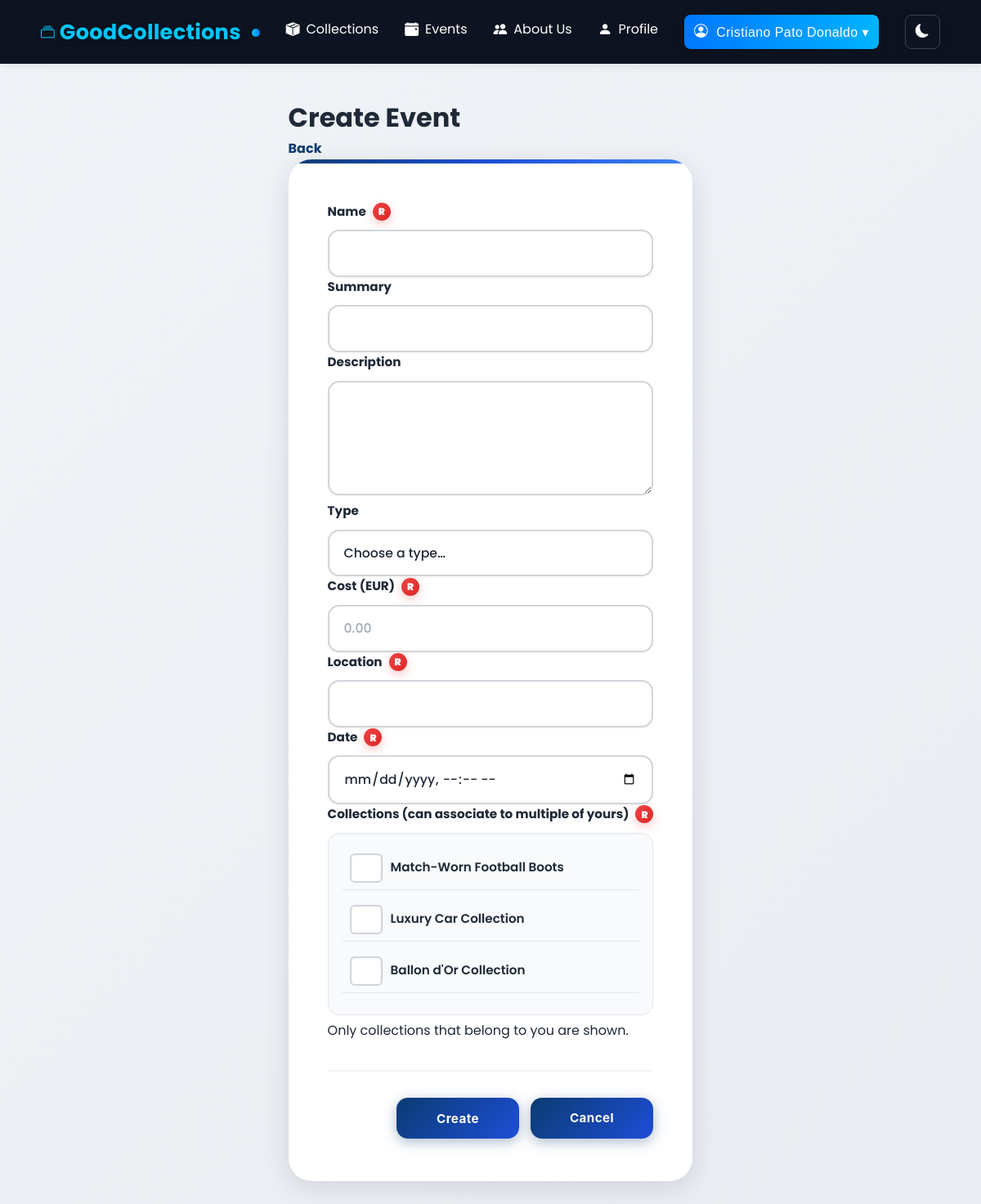
Screenshot of /SIE/PHP/pages/events_form.php (signed in) with the database file from the repository.
### tables this page shows
CREATE TABLE `collections` (
  `collection_id` varchar(100) NOT NULL,
  `name` varchar(255) NOT NULL,
  `type` varchar(100) DEFAULT NULL,
  `cover_image` varchar(255) DEFAULT NULL,
  `summary` text DEFAULT NULL,
  `description` text DEFAULT NULL,
  `created_at` datetime DEFAULT NULL,
  `user_id` varchar(100) DEFAULT NULL
);

### SIE/PHP/includes/data_loader.php (called while the page is built, shortened)
<?php
function table_exists($mysqli, $tableName)
{
  $t = $mysqli->real_escape_string($tableName);
  $res = $mysqli->query("SHOW TABLES LIKE '{$t}'");
  return $res && $res->num_rows > 0;
}
function fetch_all($mysqli, $sql, $types = null, $params = [])
{
  $stmt = $mysqli->prepare($sql);
  $stmt->execute();
  $res = $stmt->get_result();
  $rows = $res->fetch_all(MYSQLI_ASSOC);
  return $rows;
}
function column_exists($mysqli, $table, $column)
{
  $t = $mysqli->real_escape_string($table);
  $c = $mysqli->real_escape_string($column);
  $res = $mysqli->query("SHOW COLUMNS FROM `{$t}` LIKE '{$c}'");
  return $res && $res->num_rows > 0;
}
function resolve_image_path($rawPath, $folder, $default = '')
{
  $trim = trim((string)$rawPath);
  if (preg_match('#^https?://#i', $trim)) return $trim;
  $fileName = basename($trim);
  $root = dirname(__DIR__, 2);
  $uploadsRel = 'uploads/' . $folder . '/' . $fileName;
  $uploadsAbs = $root . '/' . $uploadsRel;
  if (is_file($uploadsAbs)) {
    return $uploadsRel;
  }
  $legacyRel = 'images/' . $fileName;
  $legacyAbs = $root . '/' . $legacyRel;
  if (is_file($legacyAbs)) {
    return $legacyRel;
  }
  $candidate = $root . '/' . ltrim($trim, './');
  return ltrim($trim, './');
}
function load_app_data($mysqli)
{
  $cols = fetch_all($mysqli, "SELECT collection_id,name,type,cover_image,summary,description,created_at,user_id FROM collections ORDER BY created_at DESC");
  $collections = array_map(function ($r) {
    $owner = $r['user_id'] ?? null;
    $cover = resolve_image_path($r['cover_image'] ?? '', 'collections');
    return [
      'id' => $r['collection_id'] ?? null,
      'name' => $r['name'] ?? null,
      'type' => $r['type'] ?? null,
      'coverImage' => $cover,
      'summary' => $r['summary'] ?? null,
      'description' => $r['description'] ?? null,
      'createdAt' => $r['created_at'] ?? null,
      'ownerId' => $owner,
      'owner-id' => $owner
    ];
  }, $cols);
  $usersRows = fetch_all($mysqli, "SELECT user_id,user_name,user_photo,date_of_birth,email,member_since FROM users");
  $users = array_map(function ($r) {
    $uid = $r['user_id'] ?? null;
    $uname = $r['user_name'] ?? null;
    $photo = resolve_image_path($r['user_photo'] ?? '', 'users');
    return [
      'id' => $uid,
      'user_id' => $uid,
      'user_name' => $uname,
      'user_photo' => $photo,
      'date_of_birth' => $r['date_of_birth'] ?? null,
      'email' => $r['email'] ?? null,
      'member_since' => $r['member_since'] ?? null,
      'owner-id' => $uid,
      'owner-name' => $uname,
      'owner-photo' => $photo,
      'date-of-birth' => $r['date_of_birth'] ?? null,
      'member-since' => $r['member_since'] ?? null
    ];
  }, $usersRows);
  $itemsRows = fetch_all($mysqli, "SELECT item_id,name,importance,weight,price,acquisition_date,created_at,updated_at,image FROM items");
  $items = array_map(function ($r) {
    $img = resolve_image_path($r['image'] ?? '', 'items');
    return [
      'id' => $r['item_id'] ?? null,
      'name' => $r['name'] ?? null,
      'importance' => $r['importance'] ?? null,
      'weight' => $r['weight'] ?? null,
      'price' => $r['price'] ?? null,
      'acquisitionDate' => $r['acquisition_date'] ?? null,
      'createdAt' => $r['created_at'] ?? null,
      'updatedAt' => $r['updated_at'] ?? null,
      'image' => $img,
    ];
  }, $itemsRows);
  $eventsSelectCost = column_exists($mysqli, 'events', 'cost');
  $eventsSelectHost = column_exists($mysqli, 'events', 'host_user_id');
  $eventFields = [
    'event_id',
    'name',
    'localization',
    'event_date',
    'type',
    'summary',
    'description',
    'created_at',
    'updated_at',
    'collection_id'
  ];
  if ($eventsSelectCost) $eventFields[] = 'cost';
  if ($eventsSelectHost) $eventFields[] = 'host_user_id';
  $eventsQuery = 'SELECT ' . implode(',', $eventFields) . ' FROM events';
  $eventsRows = fetch_all($mysqli, $eventsQuery);
  $events = array_map(function ($r) {
    $host = $r['host_user_id'] ?? null;
    return [
      'id' => $r['event_id'] ?? null,
      'name' => $r['name'] ?? null,
      'localization' => $r['localization'] ?? null,
      'date' => $r['event_date'] ?? null,
      'type' => $r['type'] ?? null,
      'summary' => $r['summary'] ?? null,
      'description' => $r['description'] ?? null,
      'cost' => $r['cost'] ?? null,
      'createdAt' => $r['created_at'] ?? null,
      'updatedAt' => $r['updated_at'] ?? null,
      'hostUserId' => $host,
      'collectionId' => $r['collection_id'] ?? null,
      'host_user_id' => $host
    ];
  }, $eventsRows);
  $ciRows = fetch_all($mysqli, "SELECT collection_id,item_id FROM collection_items");
  $collectionItems = array_map(function ($r) {
    return ['collectionId' => $r['collection_id'], 'itemId' => $r['item_id']];
  }, $ciRows);
  $ceRows = fetch_all($mysqli, "SELECT collection_id,event_id FROM collection_events");
  $collectionEvents = array_map(function ($r) {
    return ['collectionId' => $r['collection_id'], 'eventId' => $r['event_id']];
  }, $ceRows);
  $collectionsUsers = array_map(function ($c) {
    return ['collectionId' => $c['id'], 'ownerId' => $c['ownerId']];
  }, $collections);
  $erRows = table_exists($mysqli, 'event_ratings')
    ? fetch_all($mysqli, "SELECT event_id,user_id,rating,collection_id FROM event_ratings")
    : [];
  $rsvpRows = table_exists($mysqli, 'event_rsvps')
    ? fetch_all($mysqli, "SELECT event_id,user_id FROM event_rsvps")
    : [];
  $rsvpMap = [];
  foreach ($rsvpRows as $r) {
    $eid = $r['event_id'] ?? null;
    $uid = $r['user_id'] ?? null;
    if ($eid && $uid) {
      $rsvpMap["{$eid}|{$uid}"] = true;
    }
  }
  $eventsUsers = [];
  foreach ($erRows as $r) {
    $eid = $r['event_id'] ?? null;
    $uid = $r['user_id'] ?? null;
    $key = "{$eid}|{$uid}";
    $eventsUsers[] = [
      'eventId' => $eid,
      'userId' => $uid,
      'rating' => $r['rating'],
      'collectionId' => $r['collection_id'] ?? null,
      'rsvp' => isset($rsvpMap[$key]) ? 1 : 0,
      'type' => 'rating'
    ];
  }
  foreach ($rsvpMap as $key => $_) {
    [$eid, $uid] = explode('|', $key, 2);
    $eventsUsers[] = [
      'eventId' => $eid,
      'userId' => $uid,
      'rating' => null,
      'collectionId' => null,
      'rsvp' => 1,
      'type' => 'rsvp'
    ];
  }
  $userShowcases = [];
  $showcaseMap = [];
  $hasLikedCollectionsTable = table_exists($mysqli, 'user_liked_collections');
  $hasLikedItemsTable = table_exists($mysqli, 'user_liked_items');
  $urc = $hasLikedCollectionsTable
    ? fetch_all($mysqli, "SELECT user_id,last_updated,liked_collection_id as liked_collections FROM user_liked_collections")
    : fetch_all($mysqli, "SELECT user_id,last_updated,liked_collections FROM user_ratings_collections");
  foreach ($urc as $r) {
    $uid = $r['user_id'] ?? null;
    if (!isset($showcaseMap[$uid])) {
      $showcaseMap[$uid] = ['ownerId' => $uid, 'lastUpdated' => $r['last_updated'] ?? null, 'picks' => [], 'likes' => [], 'likedItems' => [], 'likedEvents' => []];
    }
    if (!empty($r['liked_collections'])) {
      $raw = $r['liked_collections'];
      $decoded = json_decode($raw, true);
      if (is_array($decoded)) {
        $showcaseMap[$uid]['likes'] = array_values(array_unique(array_merge($showcaseMap[$uid]['likes'], $decoded)));
      } else {
        $showcaseMap[$uid]['likes'] = array_values(array_unique(array_merge($showcaseMap[$uid]['likes'], [$raw])));
      }
    }
  }
  $uri = $hasLikedItemsTable
    ? fetch_all($mysqli, "SELECT user_id,last_updated,liked_item_id as liked_items FROM user_liked_items")
    : fetch_all($mysqli, "SELECT user_id,last_updated,liked_items FROM user_ratings_items");
  foreach ($uri as $r) {
    $uid = $r['user_id'] ?? null;
    if (!empty($r['last_updated']) && (empty($showcaseMap[$uid]['lastUpdated']) || strtotime($r['last_updated']) > strtotime($showcaseMap[$uid]['lastUpdated']))) {
      $showcaseMap[$uid]['lastUpdated'] = $r['last_updated'];
    }
    if (!empty($r['liked_items'])) {
      $raw = $r['liked_items'];
      $decoded = json_decode($raw, true);
      if (is_array($decoded)) {
        $showcaseMap[$uid]['likedItems'] = array_values(array_unique(array_merge($showcaseMap[$uid]['likedItems'], $decoded)));
      } else {
        $showcaseMap[$uid]['likedItems'] = array_values(array_unique(array_merge($showcaseMap[$uid]['likedItems'], [$raw])));
      }
    }
  }
  foreach ($showcaseMap as $entry) {
    $userShowcases[] = $entry;
  }
  $userFollows = [];
  $itemRatings = [];
  $collectionRatings = [];
  return [
    'collections' => $collections,
    'users' => $users,
    'items' => $items,
    'events' => $events,
    'collectionItems' => $collectionItems,
    'collectionEvents' => $collectionEvents,
    'collectionsUsers' => $collectionsUsers,
    'eventsUsers' => $eventsUsers,
    'userShowcases' => $userShowcases,
    'userFollows' => $userFollows,
    'collectionRatings' => $collectionRatings,
    'itemRatings' => $itemRatings
  ];
}

### SIE/PHP/pages/events_form.php (the view, shortened to what this page needs)
<?php
require_once __DIR__ . '/../includes/data_loader.php';
$currentUserId = $_SESSION['user']['id'] ?? null;
$data = load_app_data($mysqli);
$collections = $data['collections'] ?? [];
$appTimezone = new DateTimeZone(date_default_timezone_get());
$now = new DateTime('now', $appTimezone);
$editing = false;
$event = ['id' => '', 'name' => '', 'summary' => '', 'description' => '', 'type' => '', 'localization' => '', 'date' => '', 'collectionId' => '', 'cost' => ''];
$ownedCollections = array_filter($collections, function ($c) use ($currentUserId) {
    return ($c['ownerId'] ?? null) === $currentUserId;
});
$existingCollections = [];
$existingCollections = array_unique($existingCollections);
$prefillDateValue = '';
$prefillCostValue = '';
?>
<!DOCTYPE html>
<html lang="en">
    <head>
        <link rel="stylesheet" href="../../CSS/general.css">
        <link rel="stylesheet" href="../../CSS/forms.css">
        <link rel="stylesheet" href="https://cdn.jsdelivr.net/npm/bootstrap-icons@1.11.3/font/bootstrap-icons.min.css">
        <link rel="stylesheet" href="../../CSS/christmas.css">
    </head>
    <body>
        <?php include __DIR__ . '/../includes/nav.php'; ?>
        <main class="page">
            <header class="page__header">
                <h1><?php echo $editing ? 'Edit Event' : 'Create Event'; ?></h1>
                <a href="event_page.php" class="text-link">Back</a>
            </header>
            <form class="form-card" action="events_action.php" method="POST">
                <label>Name <span class="required-badge">R</span></label>
                <input type="text" name="name" required value="<?php echo htmlspecialchars($event['name']); ?>">
                <label>Summary</label>
                <input type="text" name="summary" value="<?php echo htmlspecialchars($event['summary']); ?>">
                <label>Description</label>
                <textarea name="description" rows="4"><?php echo htmlspecialchars($event['description']); ?></textarea>
                <label for="event_type">Type</label>
                <select id="event_type" name="type" class="form-control">
                    <option value="">Choose a type…</option>
                </select>
                <label>Cost (EUR) <span class="required-badge">R</span></label>
                <input type="number"
                       name="cost"
                       step="0.01"
                       min="0"
                       required
                       placeholder="0.00"
                       value="<?php echo htmlspecialchars($prefillCostValue); ?>">
                <label>Location <span class="required-badge">R</span></label>
                <input type="text" name="localization" required value="<?php echo htmlspecialchars($event['localization']); ?>">
                <label>Date <span class="required-badge">R</span></label>
                  <input type="datetime-local" name="date" required
                      min="<?php echo htmlspecialchars($now->format('Y-m-d\TH:i')); ?>"
                      value="<?php echo htmlspecialchars($prefillDateValue); ?>">
                <label>Collections (can associate to multiple of yours) <span class="required-badge">R</span></label>
                <div style="background:#f8fafc; padding:16px; border-radius:14px; border:1px solid #e5e7eb; box-shadow: inset 0 1px 0 #f1f5f9;">
                    <?php foreach ($ownedCollections as $col): ?>
                        <?php $checked = in_array($col['id'], $existingCollections, true) || (!$editing && ($event['collectionId'] ?? '') === $col['id']); ?>
                        <label style="display:flex; align-items:center; gap:10px; padding:8px 10px; border-bottom:1px solid #e5e7eb; font-weight:600; color:#1f2937;">
                            <input type="checkbox" name="collectionIds[]" value="<?php echo htmlspecialchars($col['id']); ?>" <?php echo $checked ? 'checked' : ''; ?> style="width:18px; height:18px;">
                            <span><?php echo htmlspecialchars($col['name']); ?></span>
                        </label>
                    <?php endforeach; ?>
                </div>
                <p class="muted" style="margin-top:6px;">Only collections that belong to you are shown.</p>
                <div class="actions">
                    <button type="submit" class="explore-btn"><?php echo $editing ? 'Save' : 'Create'; ?></button>
                    <a class="explore-btn ghost" href="event_page.php">Cancel</a>
                </div>
            </form>
        </main>
    </body>
</html>

### SIE/CSS/general.css (style rules this page uses)
main { padding: 24px 24px 40px; max-width: 1200px; margin: 0 auto; box-sizing: border-box; flex: 1 0 auto; }
:root { --bg-color: whitesmoke; --text-color: #333333; --muted-color: #6b7280; --card-bg: #ffffff; --card-shadow: 0 4px 12px rgba(0, 0, 0, 0.1); --nav-bg: #0d1320; --nav-text: #ffffff; --footer-bg: #0d1320; --footer-text: #ffffff; --input-bg: #ffffff; --input-text: #111111; --btn-bg: #ffffff; --btn-text: #1e3a8a; --success-btn-bg: #ffffff; --success-btn-text: #047857; --success-btn-bg-hover: #f0fdf4; --success-btn-text-hover: #065f46; --danger-btn-bg: #ffffff; --danger-btn-text: #b91c1c; --danger-btn-bg-hover: #fef2f2; --danger-btn-text-hover: #991b1b; --warning-btn-bg: #ffffff; --warning-btn-text: #92400e; --warning-btn-bg-hover: #fffbeb; --warning-btn-text-hover: #78350f; --save-btn-bg: linear-gradient(90deg, #16a34a, #4ade80); --save-btn-text: #ffffff; --modal-bg: #ffffff; --overlay-bg: rgba(17, 24, 39, 0.6); --text-main: var(--text-color); --text-muted: var(--muted-color); --border-color: #e5e7eb; --shadow-elevated: 0 8px 22px rgba(0, 0, 0, 0.12); --card-radius: 16px; }
body { font-family: 'Poppins', sans-serif; background-color: var(--bg-color); margin: 0; padding: 0; color: var(--text-color); min-height: 100vh; display: flex; flex-direction: column; }
body>main, #content>main, .page-container>main, main.page, main.page-shell, main.page-main { flex: 1 0 auto; }
input, textarea, select, option { font-family: inherit; color: inherit; font-size: 1rem; line-height: 1.4; }
.explore-btn { display: inline-flex; align-items: center; gap: 6px; padding: 6px 14px; border-radius: 8px; font-size: 0.875rem; font-weight: 600; border: 1px solid #e5e7eb; cursor: pointer; background: #ffffff; color: #1e3a8a; transition: all 0.2s ease; box-shadow: 0 1px 3px rgba(0, 0, 0, 0.05); text-decoration: none; }
button { cursor: pointer; }
.explore-btn.ghost, .btn-preview { --btn-accent-start: #2563eb; --btn-accent-end: #3b82f6; }
.explore-btn { position: relative; background: #ffffff; color: #1e3a8a; --btn-accent-start: #2563eb; --btn-accent-end: #3b82f6; border: 1px solid #e5e7eb; padding: 10px 20px; border-radius: 10px; cursor: pointer; font-weight: 500; font-size: 0.95rem; letter-spacing: 0.01em; font-family: "Inter", "Poppins", "Segoe UI", sans-serif; transition: all 0.3s ease; box-shadow: 0 2px 6px rgba(0, 0, 0, 0.04); overflow: hidden; isolation: isolate; }
.explore-btn.ghost { background: #ffffff; }
.explore-btn { opacity: 0; animation: fadeUp 0.5s ease forwards; }
.explore-btn { background: var(--btn-bg); color: var(--btn-text); border-color: rgba(0, 0, 0, 0.06); }
.explore-btn, .explore-btn.ghost, .calendar-toggle-btn, .signin-btn, .pill-toggle a, .signin-actions .signin-btn { border-radius: 14px !important; }

### rows the page displays
collections: name "Match-Worn Football Boots"
collections: name "Luxury Car Collection"
collections: name "Ballon d'Or Collection"

### other values shown
$displayName "Cristiano Pato Donaldo"
